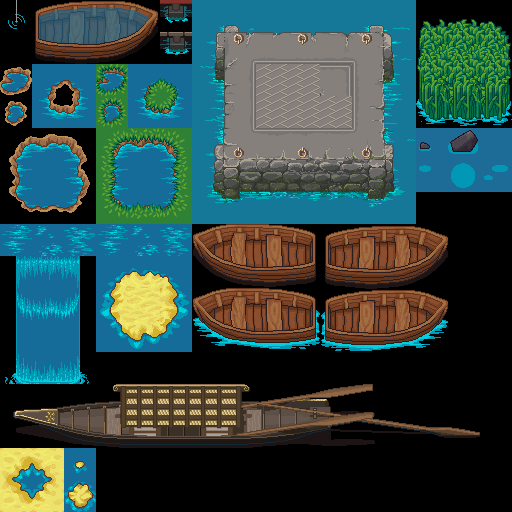

Below is a game level as drawn by its tile map, then a one-line description and the .tmx file that defines it, in full:
An orthogonal 16x16 tile map with 32x32 px tiles, 1 tile layer (Tile Layer 1), 9 tilesets.

<map version="1.0" orientation="orthogonal" renderorder="right-down" width="16" height="16" tilewidth="32" tileheight="32" nextobjectid="1">
 <tileset firstgid="1" name="ak's_assets_0" tilewidth="32" tileheight="32" tilecount="504" columns="24">
  <image source="../../Imported/ak's_assets_0.png" width="768" height="672" />
 </tileset>
 <tileset firstgid="505" name="base_out_atlas" tilewidth="32" tileheight="32" tilecount="1024" columns="32">
  <image source="../../Imported/base_out_atlas.png" width="1024" height="1024" />
 </tileset>
 <tileset firstgid="1529" name="boil" tilewidth="32" tileheight="32" tilecount="4" columns="1">
  <image source="../../Imported/boil.png" width="32" height="128" />
 </tileset>
 <tileset firstgid="1533" name="build_atlas" tilewidth="32" tileheight="32" tilecount="1024" columns="32">
  <image source="../../Imported/build_atlas.png" width="1024" height="1024" />
 </tileset>
 <tileset firstgid="2557" name="dungeonex" tilewidth="32" tileheight="32" tilecount="100" columns="10">
  <image source="../../Imported/dungeonex.png" width="320" height="320" />
 </tileset>
 <tileset firstgid="2657" name="fire" tilewidth="32" tileheight="32" tilecount="4" columns="1">
  <image source="../../Imported/fire.png" width="32" height="128" />
 </tileset>
 <tileset firstgid="2661" name="house_inside_1" tilewidth="32" tileheight="32" tilecount="224" columns="16">
  <image source="../../Imported/house_inside_1.png" width="512" height="448" />
 </tileset>
 <tileset firstgid="2885" name="obj_misk_atlas" tilewidth="32" tileheight="32" tilecount="1024" columns="32">
  <image source="../../Imported/obj_misk_atlas.png" width="1024" height="1024" />
 </tileset>
 <tileset firstgid="3909" name="terrain_atlas" tilewidth="32" tileheight="32" tilecount="1024" columns="32">
  <image source="../../Imported/terrain_atlas.png" width="1024" height="1024" />
 </tileset>
 <layer name="Tile Layer 1" width="16" height="16">
  <data encoding="csv">
174,241,242,243,244,1589,3013,3014,3015,3016,3017,3018,3019,4430,4431,4432,
0,265,266,267,268,1621,3045,3046,3047,3048,3049,3050,3051,4462,4463,4464,
802,803,804,878,879,880,3077,3078,3079,3080,3081,3082,3083,4494,4495,4496,
834,835,836,910,911,912,3109,3110,3111,3112,3113,3114,3115,4397,4398,4399,
866,867,868,942,943,944,3141,3142,3143,3144,3145,3146,3147,4363,4364,4365,
898,899,900,974,975,976,3173,3174,3175,3176,3177,3178,3179,4360,4361,4362,
930,931,932,1006,1007,1008,3205,3206,3207,3208,3209,3210,3211,0,0,0,
962,963,964,1038,1039,1040,3692,3693,3694,3695,3696,3697,3698,3699,0,0,
901,902,903,4264,4265,4266,3724,3725,3726,3727,3728,3729,3730,3731,0,0,
933,934,935,4296,4297,4298,3756,3757,3758,3759,3760,3761,3762,3763,0,0,
965,966,967,4328,4329,4330,3788,3789,3790,3791,3792,3793,3794,3795,0,0,
997,998,999,0,0,0,0,0,0,0,0,0,0,0,0,0,
3626,3627,3628,3629,3630,3631,3632,3633,3634,3635,3636,3637,3638,3639,3640,0,
3658,3659,3660,3661,3662,3663,3664,3665,3666,3667,3668,3669,3670,3671,3672,0,
4201,4202,4200,0,0,0,0,0,0,0,0,0,0,0,0,0,
4233,4234,4232,0,0,0,0,0,0,0,0,0,0,0,0,0
</data>
 </layer>
</map>
